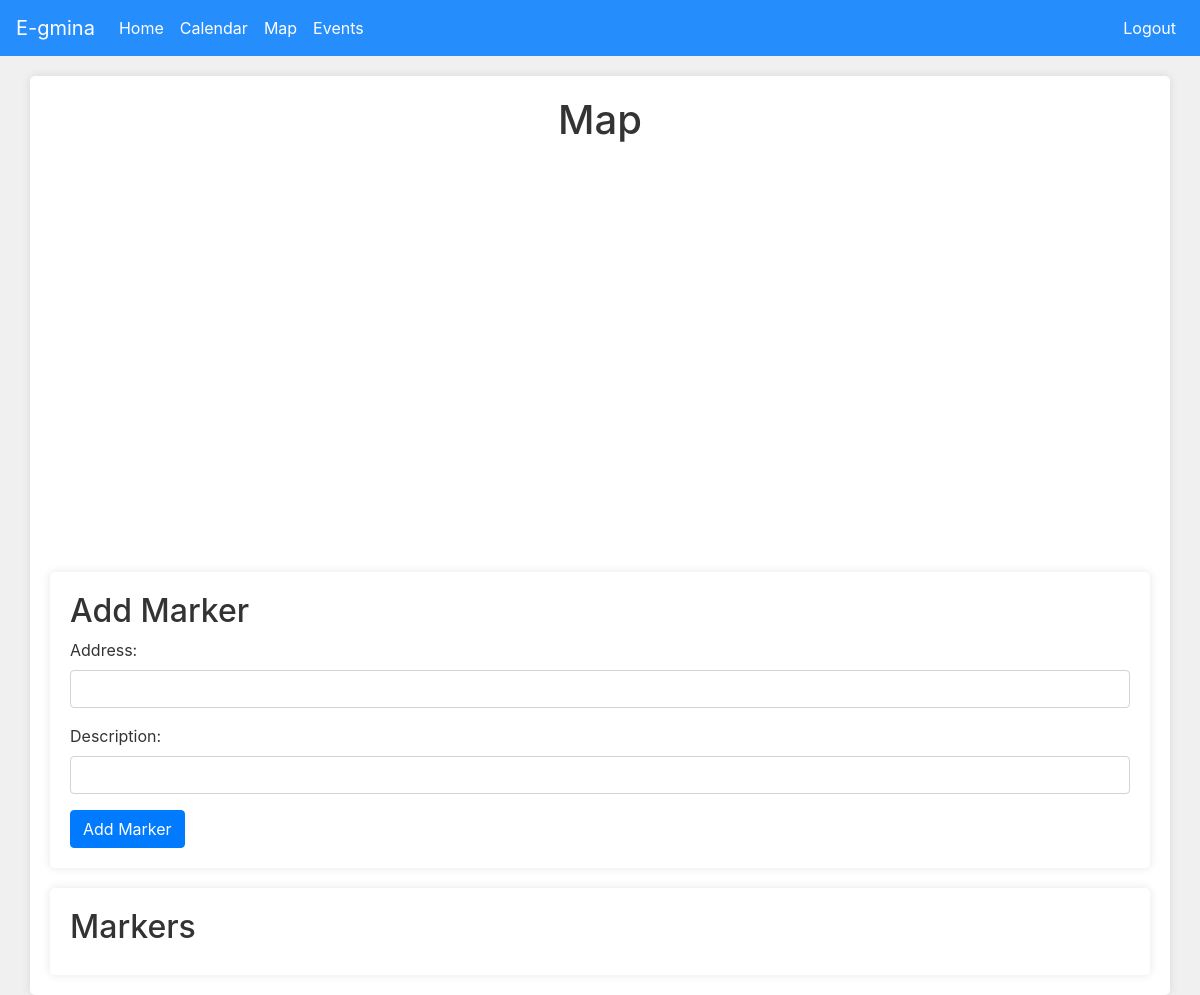
/maps (signed in), run on an earlier commit of the app's database.
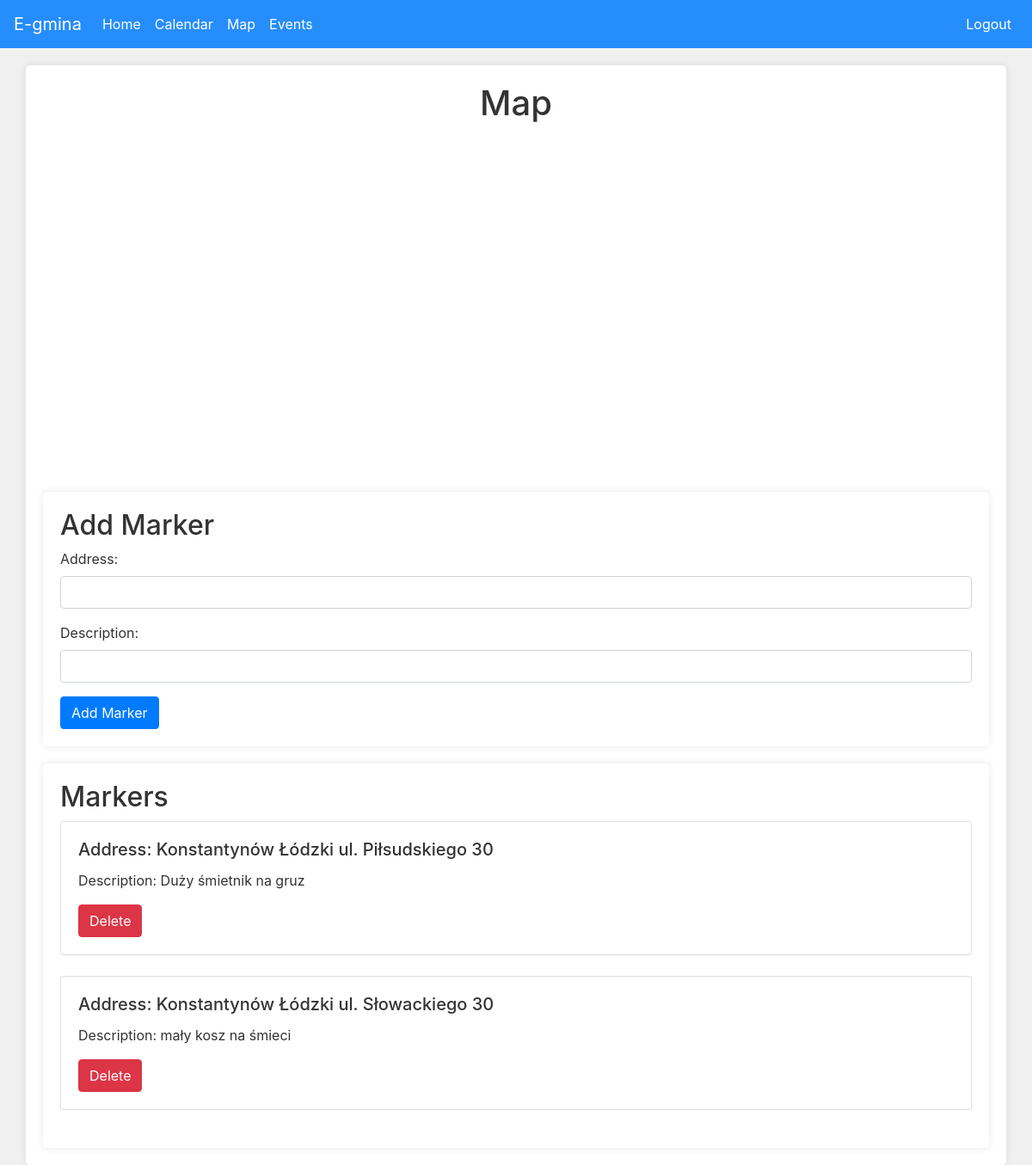
And on a later commit of the database.
### website/models.py (models this page shows)
class MapMarker(db.Model):
    id = db.Column(db.Integer, primary_key=True)
    lat = db.Column(db.Float)
    lng = db.Column(db.Float)
    address = db.Column(db.String(255))
    description = db.Column(db.Text)
    user_id = db.Column(db.Integer, db.ForeignKey('user.id'))

### website/views.py (the view, shortened to what this page needs)
@views.route('/maps', methods=['GET', 'POST'])
def maps():
    markers = MapMarker.query.all()  # Pobieramy wszystkie znaczniki z bazy danych
    return render_template("maps.html", user=current_user, markers=markers)

### website/__init__.py (called while the page is built)
def create_app():
    app = Flask(__name__)
    app.config['SECRET_KEY'] = 'hjshjhdjah kjshkjdhjs'
    app.config['SQLALCHEMY_DATABASE_URI'] = f'sqlite:///{DB_NAME}'
    db.init_app(app)
    from .views import views
    from .auth import auth
    app.register_blueprint(views, url_prefix='/')
    app.register_blueprint(auth, url_prefix='/')
    from .models import User, Event
    with app.app_context():
        db.create_all()
        create_admin(app)
    login_manager = LoginManager()
    login_manager.login_view = 'auth.login_user'
    login_manager.init_app(app)
    @login_manager.user_loader
    def load_user(id):
        return User.query.get(int(id))
    return app

### website/templates/maps.html (shortened to what this page needs)
{% extends "base.html" %}
{% block content %}
<h1 align="center">Map</h1>
<div id="map" style="height: 400px; width: 100%;"></div>
<div class="container">
    <h2>Add Marker</h2>
    <form method="POST">
        <div class="form-group">
            <label for="address">Address:</label>
            <input type="text" class="form-control" id="address" name="address" required>
        </div>
        <div class="form-group">
            <label for="description">Description:</label>
            <input type="text" class="form-control" id="description" name="description">
        </div>
        <button type="submit" class="btn btn-primary">Add Marker</button>
    </form>
</div>
<div class="container">
    <h2>Markers</h2>
    {% for marker in markers %}
    <div class="card">
        <div class="card-body">
            <h5 class="card-title">Address: {{ marker.address }}</h5>
            <p class="card-text">Description: {{ marker.description }}</p>
            <form action="{{ url_for('views.delete_marker', marker_id=marker.id) }}" method="post">
                <button type="submit" class="btn btn-danger">Delete</button>
            </form>
        </div>
    </div>
    <br>
    {% endfor %}
</div>
{% endblock %}

### website/templates/base.html (shortened to what this page needs)
<!DOCTYPE html>
<html>
<head>
    <link rel="stylesheet" href="https://stackpath.bootstrapcdn.com/bootstrap/4.4.1/css/bootstrap.min.css">
    <link rel="stylesheet" href="https://stackpath.bootstrapcdn.com/font-awesome/4.7.0/css/font-awesome.min.css">
</head>
<body>
    <nav class="navbar navbar-expand-lg navbar-dark bg-primary">
        <a class="navbar-brand" href="#">E-gmina</a>
        <div class="collapse navbar-collapse" id="navbar">
            <div class="navbar-nav mr-auto">
                {% if current_user.is_authenticated %}
                <a class="nav-item nav-link" id="home" href="/">Home</a>
                <a class="nav-item nav-link" id="calendar" href="/calendar">Calendar</a>
                <a class="nav-item nav-link" id="maps" href="/maps">Map</a>
                    {% if current_user.role != 'user' %}
                        <a class="nav-item nav-link" id="events" href="/events">Events</a>
                    {% endif %}
                {% else %}
                    <a class="nav-item nav-link" id="home" href="/">Home</a>
                    <a class="nav-item nav-link" id="login" href="/login">Login</a>
                    <a class="nav-item nav-link" id="signUp" href="/sign-up">Sign Up</a>
                {% endif %}
            </div>
            <div class="navbar-nav ml-auto">
                {% if user.is_authenticated %}
                <a class="nav-item nav-link" id="logout" href="/logout">Logout</a>
                {% endif %}
            </div>
        </div>
    </nav>
    <div class="container">{% block content %} {% endblock %}</div>
</body>
</html>

### website/templates/base.html (style rules this page uses)
body { background-color: #f0f0f0; color: #333; }
.navbar { background-color: #268dfd !important; }
.navbar-brand, .navbar-nav .nav-link { color: #fff !important; }
.container { background-color: #fff; border-radius: 5px; box-shadow: 0 0 10px rgba(0, 0, 0, 0.1); padding: 20px; margin-top: 20px; }

What changed in the data, as far as the page shows it:
added MapMarker: address "Konstantynów Łódzki ul. Piłsudskiego 30", description "Duży śmietnik na gruz"
added MapMarker: address "Konstantynów Łódzki ul. Słowackiego 30", description "mały kosz na śmieci"
